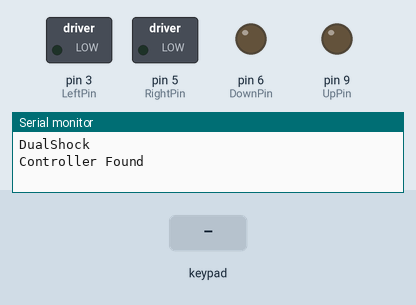
The sketch below on a simulated Arduino Uno, built with avr-gcc and run on an emulated ATmega328P. Parts: switched loads named in the sketch (green lamp = pin HIGH), output pins drawn as LEDs (lit = HIGH), the last lines printed to the serial monitor. Inputs (shaded band) come from the test bench.

Above: at 1.3 s.
1.4 s: key 'U' pressed
2.9 s: key 'D' pressed
4.4 s: key 'L' pressed
5.9 s: key 'R' pressed
7.4 s: key '+' pressed
At 7.8 s:
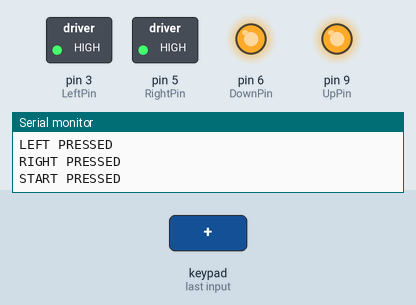
8.9 s: key 'D' pressed
At 10.1 s:
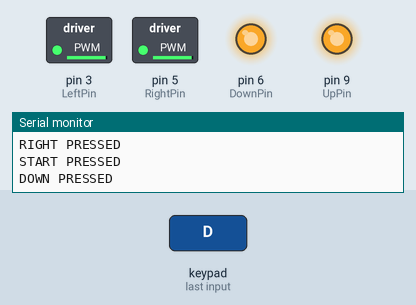
Timing chart, 0 to 11.4 s (numbered marks = the images above; inputs shaded):
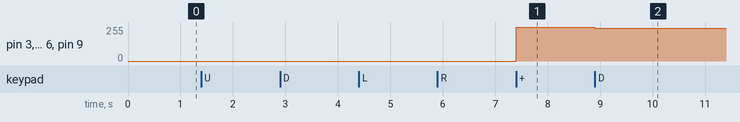

Measured:
- after the input at 7.4 s, pin 3 (LeftPin), pin 5 (RightPin), pin 6 (DownPin), pin 9 (UpPin): 0/255 → 255/255 at once
- after the input at 8.9 s, pin 3 (LeftPin), pin 5 (RightPin), pin 6 (DownPin), pin 9 (UpPin): 255/255 → 245/255 at once

The sketch:

EuglenaArcade.ino
```cpp
/* Define PS2 controller parameters */
#include <PS2X_lib.h>                         /* Include PS2 Controller Library */
PS2X ps2x;                                    /* Create PS2 Controller Class*/
byte Vibrate = 0;                             /* Define power to be used on the Rumble motor */
int LX=0, LY=0;                               /* Define variables for Left Stick coordinates */

/* Define LED PWM pins */
byte UpPin    = 9;
byte DownPin  = 6;
byte LeftPin  = 3;
byte RightPin = 5;

/* Define memory parameters */
byte CurrDirection = 0;
byte PrevDirection = 0;

/* Define config mode parameters */
#include <EEPROM.h>                           /* Include EEPROM Library for storing PWMvalue during power interrupt */
boolean ConfigMode = false;                   /* Define whether the device is in config mode */
byte EEPROMaddr    = 0;                       /* Define address in EEPROM that we are going to use */
int PWMvalue       = EEPROM.read(EEPROMaddr); /* Define intensity of LEDs on a scale from 0 to 255 */

/* The Setup Function gets called only once when the Arduino starts */
void setup(){
  /* Setup pins for LEDS */
  pinMode(UpPin,    OUTPUT);
  pinMode(DownPin,  OUTPUT);
  pinMode(LeftPin,  OUTPUT);
  pinMode(RightPin,    OUTPUT);

  /* Setup serial connection for debugging */
  Serial.begin(9600);                             /* Set Baudrate to 9600 */

  /* Setup Pins and Settings for PS2 Class */
  ps2x.config_gamepad(13,11,10,12, true, true);   /* GamePad(clock, command, attention, data, Pressures?, Rumble?). The function returns error value */
  if(ps2x.readType()==1){                         /* Check the type of controller. Type 1 = Duel Shock controller */
      Serial.println("DualShock");                /* Show if the controller is Duel Shock*/
      Serial.println("Controller Found");
      delay(100);
   }
}

/* The Loop Function gets repeated indefinitely */
void loop(){
  /* Reset CurrDirection */
  CurrDirection = 0;

  /* Red Left Stick Axis values */
  LY = ps2x.Analog(PSS_LY);                     /* Reading Left stick Y axis */
  LX = ps2x.Analog(PSS_LX);                     /* Reading Left stick X axis */

  if(LY < 128) {                                /* Up */
    CurrDirection = UpPin;
  }
  if(LY > 128) {                                /* Down */
    CurrDirection = DownPin;
  }
  if(LX < 128) {                                /* Left */
    CurrDirection = LeftPin;
  }
  if(LX > 128) {                                /* Right */
    CurrDirection = RightPin;
  }

  /* Read button states */
  ps2x.read_gamepad(false, Vibrate);          /* You could set large motor to spin at 'Vibrate' speed */

  if(ps2x.NewButtonState()) {                 /* This will be TRUE if any button changes state  */

    if(ps2x.Button(PSB_START)) {              /* This will be TRUE as long START button is pressed */
      Serial.println("START PRESSED");
      ConfigMode = true;                      /* The device will enter configuration mode */
    }
    if(ps2x.Button(PSB_SELECT)) {             /* This will be TRUE as long SELECT button is pressed */
      Serial.println("SELECT PRESSED");
      EEPROM.write(EEPROMaddr, PWMvalue);     /* Store PWM value in EEPROM value */
      ConfigMode = false;                     /* The device will leave configuration mode */
    }
    if(ps2x.Button(PSB_PAD_UP)) {             /* This will be TRUE as long as UP button is pressed */
      Serial.println("UP PRESSED");
      CurrDirection = UpPin;
    }
    if(ps2x.Button(PSB_PAD_RIGHT)) {          /* This will be TRUE as long as UP button is pressed */
      Serial.println("RIGHT PRESSED");
      CurrDirection = RightPin;
    }
    if(ps2x.Button(PSB_PAD_LEFT)) {           /* This will be TRUE as long as LEFT button is pressed */
      Serial.println("LEFT PRESSED");
      CurrDirection = LeftPin;
    }
    if(ps2x.Button(PSB_PAD_DOWN)) {           /* This will be TRUE as long as DOWN button is pressed */
      Serial.println("DOWN PRESSED");
      CurrDirection = DownPin;
    }

    /* In case you would like to add features, use the functions below */
    if(ps2x.Button(PSB_L1))                   /* This will be TRUE as long as L1 button is pressed */
       Serial.println("L1 pressed");
    if(ps2x.Button(PSB_R1))                   /* This will be TRUE as long as R1 button is pressed */
       Serial.println("R1 pressed");
    if(ps2x.Button(PSB_L2))                   /* This will be TRUE as long as L2 button is pressed */
       Serial.println("L2 pressed");
    if(ps2x.Button(PSB_R2))                   /* This will be TRUE as long as R2 button is pressed */
       Serial.println("R2 pressed");
    if(ps2x.Button(PSB_L3))                   /* This will be TRUE as long as L3 button is pressed */
       Serial.println("L3 pressed");
    if(ps2x.Button(PSB_R3))                   /* This will be TRUE as long as R3 button is pressed */
       Serial.println("R3 pressed");
    if(ps2x.Button(PSB_GREEN))                /* This will be TRUE as long as GREEN/Triangle button is pressed */
       Serial.println("Triangle pressed");
    if(ps2x.Button(PSB_BLUE))                 /* This will be TRUE as long as BLUE/CROSS/X button is pressed */
       Serial.println("X pressed");
     if(ps2x.Button(PSB_RED))                 /* This will be TRUE as long as RED/Circle button is pressed */
       Serial.println("Circle pressed");
    if(ps2x.Button(PSB_PINK))                 /* This will be TRUE as long as PINK/Squre button is pressed */
       Serial.println("Square pressed");
  }


  if(ConfigMode) {
    /* Allow user to set the LED intensity */
    analogWrite(UpPin, PWMvalue);
    analogWrite(DownPin, PWMvalue);
    analogWrite(LeftPin, PWMvalue);
    analogWrite(RightPin, PWMvalue);

    if(CurrDirection == UpPin && PWMvalue < 255)   /* Increase LED intensity */
      PWMvalue += 10;

    if(CurrDirection == DownPin && PWMvalue > 5)   /* Decrease LED intensity */
      PWMvalue -= 10;

  }
  else {
    /* Process changes in LED states */
    if(CurrDirection != PrevDirection) {        /* This will be TRUE as long as something changed */
      digitalWrite(PrevDirection, LOW);         /* Turn previous LED off */
      if(CurrDirection == 0) {                  /* Turn all LEDs off, just to be sure */
        digitalWrite(UpPin, LOW);
        digitalWrite(DownPin, LOW);
        digitalWrite(LeftPin, LOW);
        digitalWrite(RightPin, LOW);
      }
      else {
        analogWrite(CurrDirection, PWMvalue);     /* Turn new LED on */
      }

      PrevDirection = CurrDirection;           /* Remember which LED we toggled this time */
    }
  }
}
```
